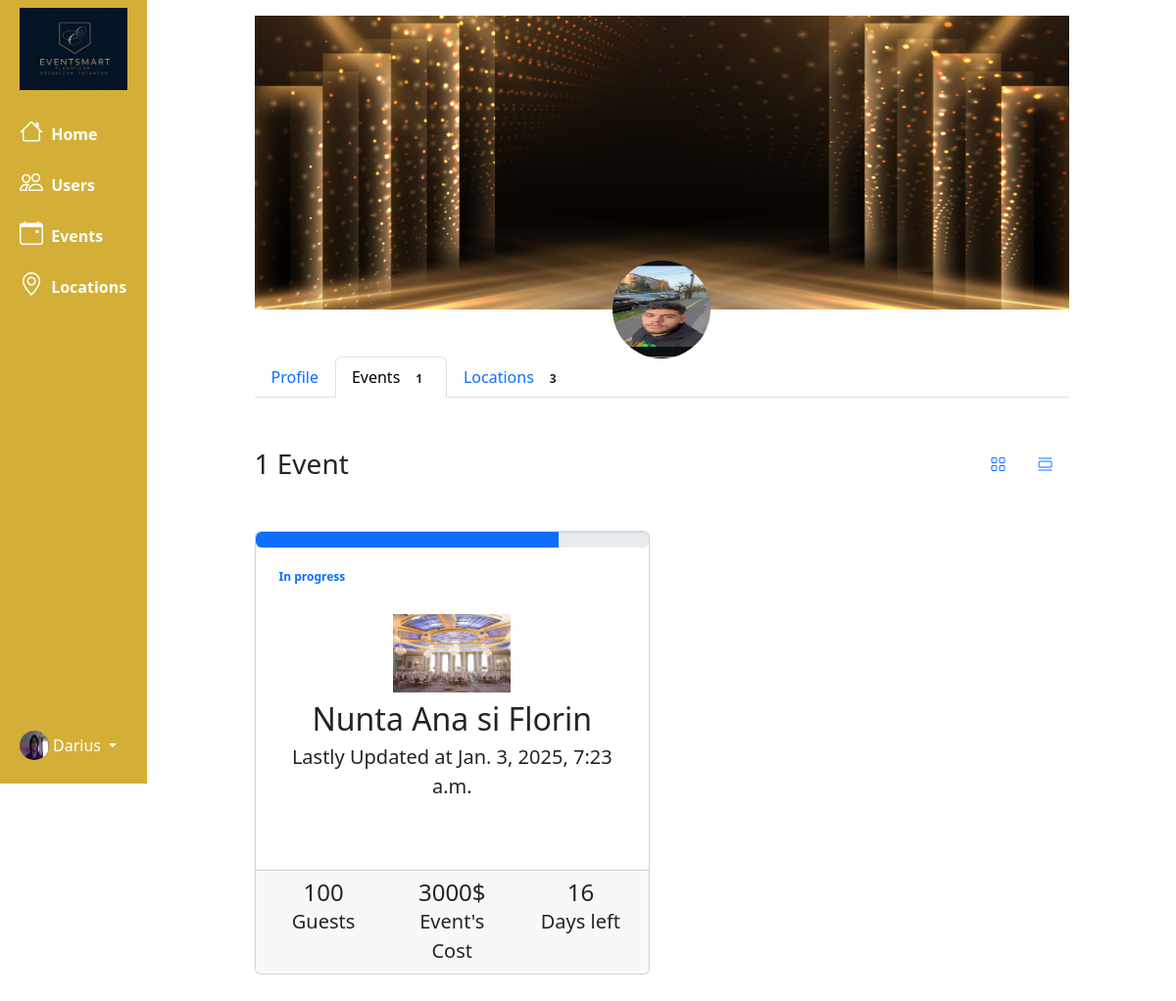
/view_user_events/Andrei/ (signed in), run on the app's committed database.
### base/models.py (models this page shows, shortened)
class Profile(models.Model):
    user = models.OneToOneField(User, on_delete=models.CASCADE, null=True, blank=True)
    username = models.CharField(max_length=150, unique=True)
    password = models.CharField(max_length=128)
    email = models.EmailField()
    description = models.TextField(null=True, blank=True)
    photo = models.ImageField(upload_to='profile_photos/', null=True, blank=True)
    approved = models.BooleanField(default=False)
    number = models.CharField(max_length=15,default="+(40) 748364823")
    age = models.IntegerField(default=20)

class Event(models.Model):
    location = models.ForeignKey(Location, on_delete=models.SET_NULL, null=True, blank=True)
    event_name = models.CharField(max_length=100)
    event_date = models.DateField()
    event_time = models.TimeField()
    event_description = models.TextField(null=True, blank=True)
    created_at = models.DateTimeField(auto_now_add=True)
    guests = models.ManyToManyField(Guests, related_name='events', blank=True)
    completed = models.BooleanField(default=False)
    types = models.ManyToManyField(Type, blank=True)
    cost = models.IntegerField(default= 3000)
    updated_at = models.DateTimeField(auto_now=True)
    organized_by = models.ForeignKey(
            User,
            on_delete=models.CASCADE,
            related_name="organized_events",
            blank=True,
            null=True
        )

class Location(models.Model):
    owner = models.ForeignKey(User, on_delete=models.SET_NULL, null=True)
    name = models.CharField(max_length=100)
    description = models.TextField(null=True, blank=True)
    gallery = models.ImageField(upload_to='images/', null=True, blank=True)
    location = models.TextField(max_length=30)
    types = models.ManyToManyField(Type, blank=True)
    seats_numbers = models.IntegerField(null=True, blank=True)
    created_at = models.DateTimeField(auto_now_add=True)
    cost = models.IntegerField(default=3000)
    number = models.CharField(max_length=20, default="+(40) 74 83 64 823")

### base/views.py (the view)
@login_required(login_url='/login')
def viewUserEvents(request, pk):
    if not request.user.is_superuser:
            return HttpResponse("Only admin can access this page.")
    user = User.objects.get(username=pk)
    ev_count = 0
    events = Event.objects.filter(organized_by=user).order_by('-updated_at')
    for event in events:
        ev_count += 1
    time_left = {}
    for event in events:
        now = timezone.now()
        time_diff = event.event_date - now.date()
        time_left[event.event_name] = abs(time_diff.days)
    now = timezone.now().date()
    locations = Location.objects.filter(owner=user)
    loc_count = locations.count()
    print(time_left)
    print(now)
    context = {
        'loc_count':loc_count,
        'now':now,
        'ev_count':ev_count,
        'user':user,
        'events':events,
        'time_left': time_left,
    }
    return render(request, 'base/admin-user-events.html', context)

### base/context_processors.py (called while the page is built)
def media_url(request):
    return {
        'MEDIA_URL': settings.MEDIA_URL
    }

### base/templatetags/custom_filters.py (called while the page is built)
@register.filter(name='get_item')
def get_item(dictionary, key):
    return dictionary.get(key)

### base/templates/base/admin-user-events.html (shortened to what this page needs)
{% extends 'main.html' %}
{% load custom_filters %}
{% block content %}
<div class="container-fluid">
    <div class="row flex-nowrap">
<div class="col-auto siderbar forevents col-md-2 px-sm-1 px-0" style="flex: 0 0 12.5%; max-width: 12.5%;">
                <div class="d-flex flex-column align-items-center align-items-sm-start px-3 pt-2 text-white min-vh-100">
                    <a href="{% url 'home-admin' %}" class="d-flex align-items-center pb-3 mb-md-0 me-md-auto text-white text-decoration-none">
                        <img class="navbar-brand" style="width:100%" src="{{ MEDIA_URL }}logos/logo.jpg" alt="EventEase Logo">
                    </a>
                <ul class="nav nav-pills flex-column text-white mb-sm-auto mb-0 align-items-center align-items-sm-start" id="menu">
                    <li class="nav-item">
                        <a href="{% url 'home-admin' %}" class="nav-link align-middle px-0 text-white">
                            <i class="fs-4 bi-house"></i>
                            <span class="ms-1 d-none d-sm-inline">Home</span>
                        </a>
                    </li>
                    <li>
                        <a href="{% url 'users' %}" class="nav-link px-0 align-middle text-white">
                            <i class="fs-4 bi-people"></i>
                            <span class="ms-1 d-none d-sm-inline">Users</span>
                        </a>
                    </li>
                    <li>
                        <a href="{% url 'admin-events' %}" class="nav-link px-0 align-middle text-white">
                            <i class="fs-4 bi-calendar-event"></i>
                            <span class="ms-1 d-none d-sm-inline">Events</span>
                        </a>
                    </li>
                    <li>
                        <a href="{% url 'admin-locations' %}" class="nav-link px-0 align-middle text-white">
                            <i class="fs-4 bi-geo-alt"></i>
                            <span class="ms-1 d-none d-sm-inline">Locations</span>
                        </a>
                    </li>
                </ul>
                <div class="dropdown pb-4">
                    <a href="#" class="d-flex align-items-center text-white text-decoration-none dropdown-toggle"
                        id="dropdownUser1" data-bs-toggle="dropdown" aria-expanded="false">
                        <img src="{{ request.user.profile.photo.url }}" alt="hugenerd" width="30" height="30"
                            class="rounded-circle">
                        <span class="d-none d-sm-inline mx-1">{{ request.user.username }}</span>
                    </a>
                </div>
            </div>
        </div>
        <div class="col py-3 events">
         <link href="https://maxcdn.bootstrapcdn.com/font-awesome/4.3.0/css/font-awesome.min.css" rel="stylesheet">
         <div class="content container-fluid">
            <div class="row justify-content-lg-center">
               <div class="col-lg-10">
                <div class="profile-cover" style="position: relative;">
                    <div class="profile-cover-img-wrapper">
                        <img style="width: 100%; height: 300px; object-fit:cover;" class="logo" src="{{ MEDIA_URL }}logos/Login Picture.jpg" alt="EventEase Logo">
                    </div>
                </div>
                <div class="text-center mb-5" style="position: relative;">
                    <div class="avatar avatar-xxl avatar-circle profile-cover-avatar"
                         style="position: absolute; top: -50px; left: 50%; transform: translateX(-50%);">
                        <img class="avatar-img"
                             style="width: 100px; height: 100px; border-radius: 50%;"
                             src="{{ user.profile.photo.url }}"
                             alt="Image Description">
                    </div>
                </div>
                  <div class="js-nav-scroller hs-nav-scroller-horizontal mb-5">
                     <ul class="nav nav-tabs align-items-center">
                        <li class="nav-item">
                           <a class="nav-link " href="{% url 'view_user_admin' user.username %}">Profile</a>
                        </li>
                        <li class="nav-item">
                           <a class="nav-link active" href="">Events <span class="badge bg-soft-dark text-dark rounded-circle ms-1">{{ ev_count }}</span></a>
                        </li>
                        <li class="nav-item">
                           <a class="nav-link " href="{% url 'view_user_locations' user.username %}">Locations <span class="badge bg-soft-dark text-dark rounded-circle ms-1">{{ loc_count }}</span></a>
                        </li>
                     </ul>
                  </div>
                  <div class="row align-items-center mb-5">
                     <div class="col">
                        <h3 class="mb-0">{{ ev_count }} {% if ev_count == 0 %}No Events {% elif ev_count == 1 %} Event {% else  %} Events {% endif %} </h3>
                     </div>
                     <div class="col-auto">
                        <ul class="nav nav-segment" id="projectsTab" role="tablist">
                           <li class="nav-item" role="presentation">
                              <a class="nav-link active" id="grid-tab" data-bs-toggle="tab" href="#grid" role="tab" aria-controls="grid" aria-selected="true" title="Column view">
                              <i class="bi-grid"></i>
                              </a>
                           </li>
                           <li class="nav-item" role="presentation">
                              <a class="nav-link" id="list-tab" data-bs-toggle="tab" href="#list" role="tab" aria-controls="list" aria-selected="false" title="List view" tabindex="-1">
                              <i class="bi-view-list"></i>
                              </a>
                           </li>
                        </ul>
                     </div>
                  </div>
                  <div class="tab-content" id="projectsTabContent">
                     <div class="tab-pane fade show active" id="grid" role="tabpanel" aria-labelledby="grid-tab">
                        <div class="row row-cols-1 row-cols-md-2">
                            {% for event in events %}
                           <div class="col mb-3 mb-lg-5">
                              <div class="card card-hover-shadow text-center h-100">
                                {% if event.event_date > now %}
                                <div class="card-progress-wrap">
                                    <div class="progress card-progress">
                                       <div class="progress-bar" role="progressbar" style="width: 77%" aria-valuenow="77" aria-valuemin="0" aria-valuemax="100"></div>
                                    </div>
                                 </div>
                                 <div class="card-body">
                                    <div class="row align-items-center text-start mb-4">
                                       <div class="col">
                                          <span class="badge bg-soft-primary text-primary p-2">In progress</span>
                                       </div>
                                    {% endif %}
                                    </div>
                                    <div class="d-flex justify-content-center mb-2">
                                       <img class="" style="height: 80px;" src="{{ event.location.gallery.url }}" alt="Image Description">
                                    </div>
                                    <div class="mb-4">
                                       <h2 class="mb-1">{{ event.event_name }}</h2>
                                       <span class="fs-5">Lastly Updated at {{ event.updated_at }}</span>
                                    </div>
                                 </div>
                                 <div class="card-footer">
                                    <div class="row col-divider">
                                       <div class="col">
                                          <span class="h4">{{ event.guests.count }}</span>
                                          <span class="d-block fs-5">Guests</span>
                                       </div>
                                       <div class="col">
                                          <span class="h4">{{ event.cost }}$</span>
                                          <span class="d-block fs-5">Event's Cost</span>
                                       </div>
                                       <div class="col">
                                          <span class="h4">{% if event.completed == False %}
                                            {{ time_left|get_item:event.event_name }}
                                            {% else %}
                                            Completed {{ time_left|get_item:event.event_name }}
                                            {% endif %}
                                          </span>
                                          <span class="d-block fs-5">
                                             {% if event.completed == False %}
                                             Days left
                                             {% else %}
                                             Days ago
                                             {% endif %}
                                          </span>
                                       </div>
                                    </div>
                                 </div>
                              </div>
                           </div>
                           {% endfor %}
                        </div>
                     </div>
                  </div>
               </div>
            </div>
         </div>
    </div>
</div>
{% endblock content %}

### static/css/styles.css (style rules this page uses)
body { font-family: Arial, sans-serif; background-color: #FAF9F6; margin: 0; }
a { color: #D4AF37; text-decoration: none; }
.task_manager span, a { margin-left: auto; }
:root { --primary-color: #2E8B57; --secondary-color: #D4AF37; --text-color: #002B5B; }

### static/css/sidebar-admin.css (style rules this page uses)
.col-auto.siderbar { background: #D4AF37 !important; }
#menu li { font-weight: bold !important; }
#menu li, .dropdown { transition: transform 0.5s ease; }
#dropdownUser1::after { transition:transform 0.2s ease; }

### static/css/admin-locations.css (style rules this page uses)
.col-auto.col-md-2.forevents { position:fixed; }
.col.py-3.events { margin-left: 12.5%; overflow-y: auto; max-width: 100%; }
.col.py-3.events { overflow:hidden; }
.nav-link { color:#D4AF37; }
.dropdown { position: relative; }

### data on the page
Event: event_date "In progress", location.gallery (picture), event_name "Nunta Ana si Florin", updated_at "Jan. 3, 2025, 7:23 a.m.", guests.count "100", cost "3000", event_name "16", completed "Days left"

### other printed values
{{ request.user.username }} "Darius"
{{ ev_count }} "1"
{{ loc_count }} "3"
